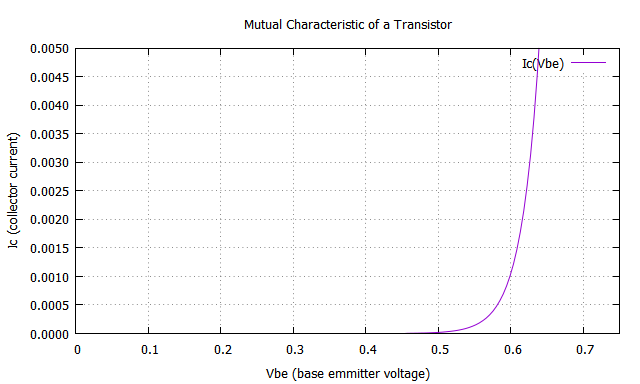

This chart was generated by the following gnuplot code:
# Bipolar Transistor (NPN) Mutual Characteristic
Ie(Vbe)=Ies*exp(Vbe/kT_q)
Ic(Vbe)=alpha*Ie(Vbe)+Ico
alpha = 0.99
Ies = 4e-14
Ico = 1e-09
kT_q = 0.025
set dummy Vbe
set grid
set offsets
set nolog
set nopolar
set samples 160
set title "Mutual Characteristic of a Transistor"
set xlabel "Vbe (base emmitter voltage)"
set xrange [0 : 0.75]
set ylabel "Ic (collector current)"
set yrange [0 : 0.005]
set key .2,.0045
set format y "%.4f"
plot Ic(Vbe)
set format "%g"
